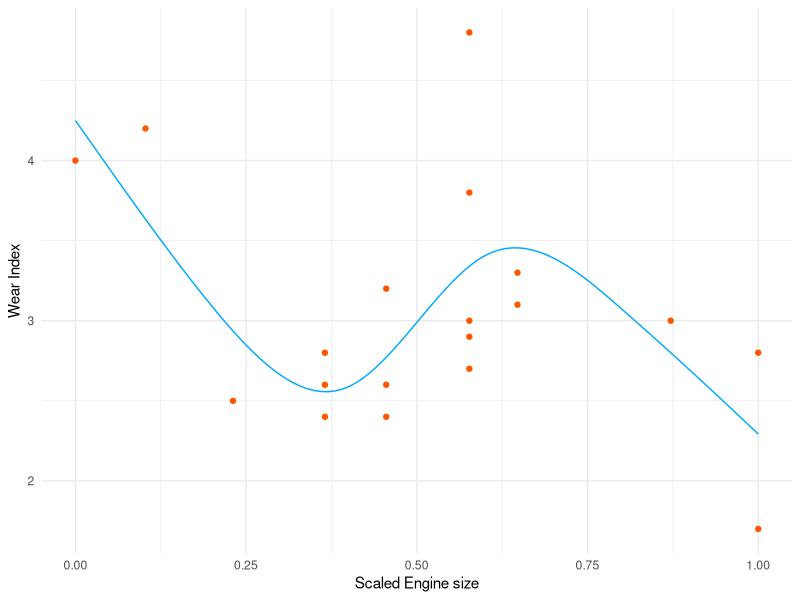
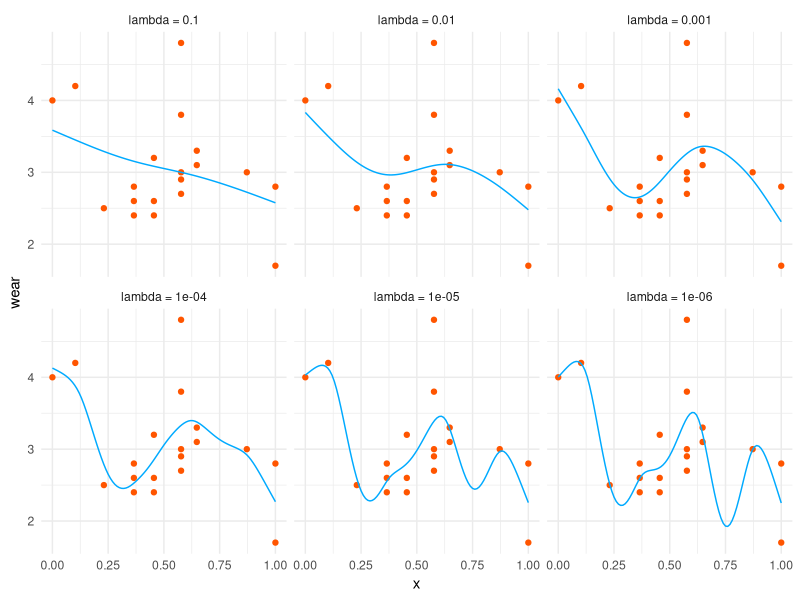

Here is the R script that generated these plots, in order:
## ---- chunk 1
library(tidyverse)

size = c(1.42,1.58,1.78,1.99,1.99,1.99,2.13,2.13,2.13,
         2.32,2.32,2.32,2.32,2.32,2.43,2.43,2.78,2.98,2.98)

wear = c(4.0,4.2,2.5,2.6,2.8,2.4,3.2,2.4,2.6,4.8,2.9,
         3.8,3.0,2.7,3.1,3.3,3.0,2.8,1.7)

x = size - min(size)
x = x / max(x)
d = data.frame(wear, x)
## ---- chunk 2
rk <- function(x, z) {
  ((z-0.5)^2 - 1/12) * ((x-0.5)^2 - 1/12)/4 -
    ((abs(x-z)-0.5)^4 - (abs(x-z)-0.5)^2/2 + 7/240) / 24
}
## ---- chunk 3
splX <- function(x, knots) {
  q = length(knots) + 2                # number of parameters
  n = length(x)                        # number of observations
  X = matrix(1, n, q)                  # initialized model matrix
  X[ ,2]   = x                         # set second column to x
  X[ ,3:q] = outer(x, knots, FUN = rk) # remaining to cubic spline basis
  X
}

splS <- function(knots) {
  q = length(knots) + 2
  S = matrix(0, q, q)                         # initialize matrix
  S[3:q, 3:q] = outer(knots, knots, FUN = rk) # fill in non-zero part
  S
}
## ---- chunk 4
matSqrt <- function(S) {
  d  = eigen(S, symmetric = T)
  rS = d$vectors %*% diag(d$values^.5) %*% t(d$vectors)
  rS
}
## ---- chunk 5
prsFit <- function(y, x, knots, lambda) {
  q  = length(knots) + 2    # dimension of basis
  n  = length(x)            # number of observations
  Xa = rbind(splX(x, knots), matSqrt(splS(knots))*sqrt(lambda)) # augmented model matrix
  y[(n+1):(n+q)] = 0        # augment the data vector
  
  lm(y ~ Xa - 1) # fit and return penalized regression spline
}
## ---- chunk 6
knots = 1:4/5
X = splX(x, knots)      # generate model matrix
mod1 = lm(wear ~ X - 1) # fit model

xp = 0:100/100 # x values for prediction
Xp = splX(xp, knots) # prediction matrix
## ---- chunk 7
ggplot(aes(x = x, y = wear), data = data.frame(x, wear)) +
  geom_point(color = "#FF5500") +
  geom_line(aes(x = xp, y = Xp %*% coef(mod1)),
            data = data.frame(xp, Xp),
            color = "#00AAFF") +
  labs(x = 'Scaled Engine size', y  = 'Wear Index') +
  theme_minimal()
## ---- chunk 8
knots = 1:7/8
d2 = data.frame(x = xp)

for (i in c(.1, .01, .001, .0001, .00001, .000001)){
  # fit penalized regression
  mod2 = prsFit(
    y = wear,
    x = x,
    knots = knots,
    lambda = i
  ) 
  # spline choosing lambda
  Xp = splX(xp, knots) # matrix to map parameters to fitted values at xp
  LP = Xp %*% coef(mod2)
  d2[, paste0('lambda = ', i)] = LP[, 1]
}
## ---- chunk 9
d3 = d2 %>%
  pivot_longer(cols = -x,
               names_to  = 'lambda',
               values_to = 'value') %>% 
  mutate(lambda = fct_inorder(lambda))

ggplot(d3) +
  geom_point(aes(x = x, y = wear), col = '#FF5500', data = d) +
  geom_line(aes(x = x, y = value), col = "#00AAFF") +
  facet_wrap(~lambda) +
  theme_minimal()
